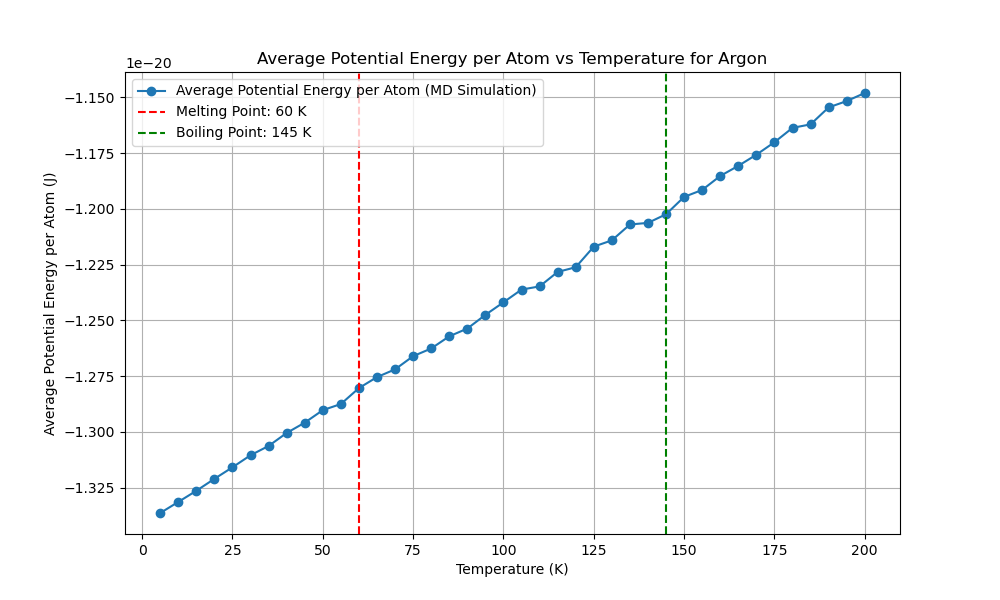

Reproduce this figure in Python.
import numpy as np
import matplotlib.pyplot as plt
from scipy.optimize import minimize
from multiprocessing import Pool
import time
from reportlab.lib.pagesizes import letter
from reportlab.pdfgen import canvas
from tqdm import tqdm
from numba import njit, prange
import logging
import os

# Get the directory of the current script
script_dir = os.path.dirname(os.path.abspath(__file__))
script_base_name = os.path.splitext(os.path.basename(__file__))[0]

# Set up logging with the script's base name and directory
log_file_path = os.path.join(script_dir, f'{script_base_name}.log')
logging.basicConfig(filename=log_file_path, 
            level=logging.INFO, format='%(asctime)s:%(levelname)s:%(message)s')

EPSILON = 1.654017502e-21  
SIGMA = 3.405e-10  
MASS = 6.63e-26  
K_B = 1.38e-23 

def create_fcc_lattice(a, n):
    """Create an FCC lattice."""
    base = np.array([[0, 0, 0],
                     [0.5, 0.5, 0], [0.5, 0, 0.5], [0, 0.5, 0.5]])
    positions = np.zeros((n**3 * 4, 3))
    index = 0
    for x in range(n):
        for y in range(n):
            for z in range(n):
                offset = np.array([x, y, z])
                for b in base:
                    positions[index] = (offset + b) * a
                    index += 1
    return positions

@njit
def lennard_jones(r2):
    """Calculate the Lennard-Jones potential and force."""
    r6 = (SIGMA ** 2 / r2) ** 3
    r12 = r6 ** 2
    potential = 4 * EPSILON * (r12 - r6)
    force = 24 * EPSILON * (2 * r12 - r6) / r2
    return potential, force

@njit
def apply_pbc(position, box_length):
    """Apply periodic boundary conditions."""
    return position - box_length * np.round(position / box_length)

@njit
def custom_norm(arr, axis=1):
    """Compute the norm along a specified axis."""
    if axis == 1:
        return np.sqrt(np.sum(arr**2, axis=1))
    elif axis == 0:
        return np.sqrt(np.sum(arr**2, axis=0))
    else:
        raise ValueError("Invalid axis")

@njit(parallel=True)
def compute_forces(positions, box_length):
    """Compute forces using Lennard-Jones potential with PBC."""
    N = len(positions)
    forces = np.zeros_like(positions)
    potential_energy = 0.0

    for i in prange(N):
        for j in range(i + 1, N):
            r_vec = apply_pbc(positions[i] - positions[j], box_length)
            r2 = np.dot(r_vec, r_vec)
            if r2 < (3 * SIGMA) ** 2:
                potential, force = lennard_jones(r2)
                f = force * r_vec
                forces[i] += f
                forces[j] -= f
                potential_energy += potential
                
    return forces, potential_energy

@njit
def velocity_verlet_adaptive(positions,
            velocities, forces, dt, box_length, max_force_threshold=1e-12):
    """Velocity-Verlet integration with adaptive time step."""
    new_positions = positions + velocities * dt + 0.5 * forces * dt**2 / MASS
    new_positions = apply_pbc(new_positions, box_length)
    new_forces, _ = compute_forces(new_positions, box_length)
    max_force = np.max(custom_norm(new_forces, axis=1))
    
    if max_force > max_force_threshold:
        dt = max(0.9 * dt * (max_force_threshold / max_force)**0.5, 1e-16)
    
    new_velocities = velocities + 0.5 * (forces + new_forces) * dt / MASS
    return new_positions, new_velocities, new_forces, dt

@njit
def standard_verlet_adaptive(positions,
    velocities, forces, dt, box_length, max_force_threshold=1e-12):
    """Standard Verlet integration with adaptive time step."""
    new_positions = positions + velocities * dt + 0.5 * forces * dt**2 / MASS
    new_positions = apply_pbc(new_positions, box_length)
    new_forces, _ = compute_forces(new_positions, box_length)
    max_force = np.max(custom_norm(new_forces, axis=1))

    if max_force > max_force_threshold:
        dt = max(0.9 * dt * (max_force_threshold / max_force)**0.5, 1e-16)

    new_velocities = velocities + new_forces * dt / MASS
    return new_positions, new_velocities, new_forces, dt

@njit
def leapfrog_verlet_adaptive(positions,
    velocities, forces, dt, box_length, max_force_threshold=1e-12):
    """Leapfrog Verlet integration with adaptive time step."""
    half_dt = 0.5 * dt
    velocities_half = velocities + forces * half_dt / MASS
    new_positions = positions + velocities_half * dt
    new_positions = apply_pbc(new_positions, box_length)
    new_forces, _ = compute_forces(new_positions, box_length)
    max_force = np.max(custom_norm(new_forces, axis=1))

    if max_force > max_force_threshold:
        dt = max(0.9 * dt * (max_force_threshold / max_force)**0.5, 1e-16)

    new_velocities = velocities_half + new_forces * half_dt / MASS
    return new_positions, new_velocities, new_forces, dt

def adaptive_equilibration(positions, velocities, forces, dt, box_length,
       verlet_algorithm, initial_equilibration_window=150,
   initial_threshold=8.5e-22, min_threshold=3e-24,
   max_threshold=5e-21, max_steps=5000):
    
    
    """Perform adaptive equilibration with dynamic threshold and window adjustment."""
    equilibration_steps = 0
    recent_potential_energies = []
    forces, _ = compute_forces(positions, box_length)
    threshold = initial_threshold
    equilibration_window = initial_equilibration_window
    with tqdm(total=equilibration_window, desc="Equilibration") as pbar:
        while equilibration_steps < max_steps:
            positions, velocities, forces, dt = verlet_algorithm(positions,
                velocities, forces, dt, box_length)
            _, potential_energy = compute_forces(positions, box_length)
            recent_potential_energies.append(potential_energy)
            if len(recent_potential_energies) > equilibration_window:
                recent_potential_energies.pop(0)
                mean_potential_energy = np.mean(recent_potential_energies)
                std_potential_energy = np.std(recent_potential_energies)
                logging.info(f" ((len(recent_p_energies) > equiwindow)) STD:  {std_potential_energy:.5e} , MEAN: {mean_potential_energy:.5e}")
                # Dynamically adjust the threshold based on the standard deviation
                if std_potential_energy > threshold:
                    # threshold = min(threshold * 1.1, max_threshold)
                    threshold = max(threshold * 0.9, min_threshold)
                    equilibration_window = int(equilibration_window * 1.1)
                    
                    
            
                    
                    
                    
                    logging.info(f" ((std_potential_energy > threshold)) threshold:  {threshold:.5e} , MEAN: {mean_potential_energy:.5e}")
                else:
                    # threshold = max(threshold * 0.9, min_threshold)
                    threshold = min(threshold * 1.1, max_threshold)
                    
                    
            
                    
                    
                    logging.info(f" ((std_potential_energy < threshold)) threshold:  {threshold:.5e} , MEAN: {mean_potential_energy:.5e}")
                
                if std_potential_energy < threshold and np.abs(potential_energy - mean_potential_energy) < threshold:
                    logging.info(f"Equilibration completed in {equilibration_steps} steps with dt={dt:.2e}")
                    break
                pbar.update(1)
            equilibration_steps += 1
            if equilibration_steps % 1000 == 0:
                logging.info(f"Step {equilibration_steps}: Potential Energy = {potential_energy:.5e}, dt = {dt:.2e}")
    return positions, velocities, forces, dt, equilibration_steps

def run_md_for_temperature(T, seed, verlet_algorithm,
                           dt, sampling_steps=60000):
    """Run MD simulation for a single temperature using the specified Verlet algorithm."""
    np.random.seed(seed)
    a = 5.26e-10  # Initial guess for the lattice parameter
    n = 3  # Number of unit cells in each dimension
    positions = create_fcc_lattice(a, n)
    box_length = n * a  # Length of the simulation box
    N = len(positions)
    
    # Initialize velocities for 5K
    velocities = np.random.randn(N, 3) * np.sqrt(K_B * 5 / MASS)
    forces, _ = compute_forces(positions, box_length)

    # Rescale velocities to the desired temperature
    current_temperature = np.sum(MASS * np.sum(velocities**2, axis=1)) / (3 * N * K_B)
    scale_factor = np.sqrt(T / current_temperature)
    velocities *= scale_factor

    # Adaptive equilibration
    positions, velocities, forces, dt, equilibration_steps = adaptive_equilibration(
        positions, velocities, forces,
        dt, box_length, verlet_algorithm)

    logging.info(f"Equilibration steps: {equilibration_steps}")

    print(f"Equilibration steps: {equilibration_steps}")

    potential_energy = 0
    initial_total_energy = 0
    count = 0
    total_energy_drift = 0

    with tqdm(total=sampling_steps, desc="Progress") as pbar:
        potential_energy = 0
        count = 0
        total_energy_drift = 0
        initial_total_energy = None
    
        for step in range(sampling_steps):
            positions, velocities, forces, dt = verlet_algorithm(
                positions, velocities, forces, dt, box_length
            )
            kinetic_energy = 0.5 * MASS * np.sum(velocities**2)
            _, potential_energy_step = compute_forces(positions, box_length)
            total_energy = kinetic_energy + potential_energy_step
            potential_energy += potential_energy_step
    
            if step == 0:
                initial_total_energy = total_energy
    
            total_energy_drift += abs(total_energy - initial_total_energy)
            count += 1
            pbar.update(1)
            if step % 1000 == 0:
                logging.info(f"Step {step}: Kinetic Energy = {kinetic_energy:.5e}, Potential Energy = {potential_energy_step:.5e}, Total Energy = {total_energy:.5e}")
        
        average_potential_energy = potential_energy / count / N  
        energy_drift = total_energy_drift / count
    
    return dt, average_potential_energy, energy_drift

def potential_energy_for_lattice(a):
    """Calculate potential energy for a given lattice parameter."""
    positions = create_fcc_lattice(a, 3)
    box_length = 3 * a
    _, potential_energy = compute_forces(positions, box_length)
    return potential_energy

def optimize_lattice_parameter():
    """Optimize the lattice parameter."""
    initial_guesses = np.linspace(4.5e-10, 6e-10, 500)
    results = [minimize(potential_energy_for_lattice,
                        [guess], bounds=[(4.5e-10, 6e-10)]) for
               guess in initial_guesses]
    best_result = min(results, key=lambda x: x.fun)
    return best_result.x[0]

def test_time_steps(T, seed, verlet_algorithm,
                    time_steps, sampling_steps=60000):
    """Test different time steps."""
    with Pool(2) as pool:
        args = [(T, seed, verlet_algorithm,
                 dt, sampling_steps) for dt in time_steps]
        results = pool.starmap(run_md_for_temperature, args)
    return results

def run_preliminary_steps_parallel(temperatures, seeds,
                   verlet_algorithms, algorithm_names, 
               time_steps, preliminary_steps):
    """Run preliminary steps sequentially."""
    results = []
    for alg in verlet_algorithms:
        alg_results = []
        for T, seed, dt in zip(temperatures, seeds, time_steps):
            result = run_md_for_temperature(T, seed, alg,
                                            dt, preliminary_steps)
            alg_results.append(result)
        results.append(alg_results)
    
    potential_energies_per_algorithm = []
    energy_drifts_per_algorithm = []
    best_time_steps = []

    for i, alg_results in enumerate(results):
        if len(alg_results) == 0:
            print(f"No results for algorithm {algorithm_names[i]}")  
            logging.warning(f"No results for algorithm {algorithm_names[i]}")
            
            continue
        potential_energies = [res[1] for res in alg_results]
        energy_drifts = [res[2] for res in alg_results]
        best_time_step = time_steps[np.argmin([res[2] for res in alg_results])]
        
        potential_energies_per_algorithm.append(np.mean(potential_energies))
        energy_drifts_per_algorithm.append(np.mean(energy_drifts))
        best_time_steps.append(best_time_step)
    
    return potential_energies_per_algorithm, energy_drifts_per_algorithm, best_time_steps

def find_best_sampling_steps(T, seed, verlet_algorithm,
                time_step, sampling_step_range):
    """Find the best sampling steps."""
    results = []
    for sampling_steps in sampling_step_range:
        dt, potential_energy, energy_drift = run_md_for_temperature(T, seed,
                            verlet_algorithm, time_step, sampling_steps)
        results.append((sampling_steps, potential_energy, energy_drift))
    return results

def generate_pdf_report(melting_point, boiling_point, a_opt, temperatures, potential_energies, runtime, best_algorithm_name, best_time_step, reason):
    """Generate a PDF report."""
    script_base_name = os.path.splitext(os.path.basename(__file__))[0]
    filename = os.path.join(script_dir, f"{script_base_name}.pdf")
    plot_filename = os.path.join(script_dir, f"{script_base_name}.png")

    c = canvas.Canvas(filename, pagesize=letter)
    width, height = letter

    c.drawString(50, height - 50, "Molecular Dynamics Simulation Report")
    c.drawString(50, height - 70, f"Optimized Lattice Parameter: {a_opt:.4e} m")
    c.drawString(50, height - 90, f"Melting Point: {melting_point} K")
    c.drawString(50, height - 110, f"Boiling Point: {boiling_point} K")
    c.drawString(50, height - 130, f"Total Runtime: {runtime:.2f} seconds")
    c.drawString(50, height - 150, f"Best Verlet Algorithm: {best_algorithm_name}")
    c.drawString(50, height - 170, f"Best Time Step: {best_time_step:.2e} s")

    reason_text = f"Reason: {reason}"
    max_chars_per_line = 78
    wrapped_reason = "\n".join([reason_text[i:i + max_chars_per_line] for i in range(0, len(reason_text), max_chars_per_line)])
    text_lines = wrapped_reason.split('\n')
    for i, line in enumerate(text_lines):
        c.drawString(50, height - 190 - i * 20, line)

    # Plot and save the temperature vs potential energy graph
    plt.figure(figsize=(10, 6))
    plt.plot(temperatures, potential_energies, marker='o', linestyle='-', label='Average Potential Energy per Atom (MD Simulation)')
    plt.xlabel('Temperature (K)')
    plt.ylabel('Average Potential Energy per Atom (J)')
    plt.title('Average Potential Energy per Atom vs Temperature for Argon')
    plt.axvline(melting_point, color='r', linestyle='--', label=f'Melting Point: {melting_point} K')
    plt.axvline(boiling_point, color='g', linestyle='--', label=f'Boiling Point: {boiling_point} K')
    plt.legend()
    plt.grid(True)
    plt.savefig(plot_filename)  # Save the plot
    plt.close()

    # Ensure the image file exists before attempting to draw it
    try:
        c.drawImage(plot_filename, 50, 200, width=500, height=300)
    except FileNotFoundError:
        logging.error(f"File {plot_filename} not found. Skipping image in the PDF report.")

    c.save()

def main():
    """Main function to run the MD simulation."""
    start_time = time.time()

    a_opt = optimize_lattice_parameter()
    print(f"Optimized lattice parameter: {a_opt}")
    logging.info(f"Optimized lattice parameter: {a_opt}")

    temperatures = np.arange(5, 205, 5)
    preliminary_temperatures = np.arange(110, 200, 15)

    time_steps = [
        1e-15
        ,5e-16,5e-15,1e-14
        ]

    seeds = np.random.randint(0, 10000, len(temperatures))
    preliminary_seeds = np.random.randint(0, 10000, len(preliminary_temperatures))

    verlet_algorithms = [
        velocity_verlet_adaptive,
        standard_verlet_adaptive,
        leapfrog_verlet_adaptive
    ]
    algorithm_names = [
        "Velocity-Verlet (Adaptive)",
        "Standard Verlet (Adaptive)",
        "Leapfrog Verlet (Adaptive)"
    ]

    preliminary_steps = 2000
    potential_energies_per_algorithm, energy_drifts_per_algorithm, best_time_steps = run_preliminary_steps_parallel(
        preliminary_temperatures,
        preliminary_seeds,
        verlet_algorithms,
        algorithm_names, time_steps, preliminary_steps)

    if not potential_energies_per_algorithm or not energy_drifts_per_algorithm or not best_time_steps:
        print("Error: No valid preliminary results obtained.")
        logging.error("No valid preliminary results obtained.")
        return

    best_algorithm_index = np.argmin([pe + ed for pe, ed in zip(potential_energies_per_algorithm,
                                        energy_drifts_per_algorithm)])
    best_verlet_algorithm = verlet_algorithms[best_algorithm_index]
    best_algorithm_name = algorithm_names[best_algorithm_index]
    best_time_step = best_time_steps[best_algorithm_index]
    reason = (f"Lowest average potential energy ({potential_energies_per_algorithm[best_algorithm_index]:.2e} J) "
              f"and minimal energy drift ({energy_drifts_per_algorithm[best_algorithm_index]:.2e} J) "
              f"during preliminary simulation.")
    print(f"Best Verlet algorithm: {best_algorithm_name}")
    print(f"Best time step: {best_time_step}")

    sampling_step_range = [10000, 15000, 20000, 40000, 60000, 80000]
    sampling_results = find_best_sampling_steps(temperatures[0],
        seeds[0], best_verlet_algorithm, best_time_step,
        sampling_step_range)

    for sampling_steps, potential_energy, energy_drift in sampling_results:
        print(f"Sampling steps: {sampling_steps}, Potential energy: {potential_energy:.2e} J, Energy drift: {energy_drift:.2e} J")
        logging.info(f"Sampling steps: {sampling_steps}, Potential energy: {potential_energy:.2e} J, Energy drift: {energy_drift:.2e} J")

    best_sampling_steps = min(sampling_results, key=lambda x: x[2])[0]
    print(f"Best sampling steps: {best_sampling_steps}")
    logging.info(f"Best sampling steps: {best_sampling_steps}")

    with Pool(2) as pool:
        results = pool.starmap(run_md_for_temperature, [(T, seed,
                             best_verlet_algorithm, best_time_step,
                 best_sampling_steps) for T, seed in zip(temperatures, seeds)])

    dts, potential_energies, energy_drifts = zip(*results)

    end_time = time.time()
    runtime = end_time - start_time
    print(f"Runtime: {runtime:.2f} seconds")

    first_derivative = np.gradient(potential_energies, temperatures)
    second_derivative = np.gradient(first_derivative, temperatures)

    plt.figure(figsize=(10, 6))
    plt.plot(temperatures, potential_energies, marker='o', linestyle='-',
         label='Average Potential Energy (MD Simulation)')
    plt.xlabel('Temperature (K)')
    plt.ylabel('Average Potential Energy (J)')
    plt.title('Average Potential Energy vs Temperature for Argon')
    plt.legend()
    plt.grid(True)

    melting_point = temperatures[np.argmax(first_derivative)]

    post_melting_temperatures = temperatures[temperatures > melting_point]
    post_melting_second_derivative = second_derivative[temperatures > melting_point]

    if post_melting_temperatures.size > 0 and post_melting_second_derivative.size > 0:
        boiling_point = post_melting_temperatures[np.argmax(post_melting_second_derivative)]
    else:
        boiling_point = None
        logging.warning("No boiling point found due to empty post-melting temperature or second derivative.")

    plt.axvline(melting_point, color='r', linestyle='--',
                label=f'Melting Point: {melting_point} K')
    if boiling_point:
        plt.axvline(boiling_point, color='g', linestyle='--',
                    label=f'Boiling Point: {boiling_point} K')
    plt.legend()
    plt.show()

    generate_pdf_report(melting_point, boiling_point,
            a_opt, temperatures, potential_energies, runtime,
            best_algorithm_name, best_time_step, reason)

if __name__ == "__main__":
    main()
